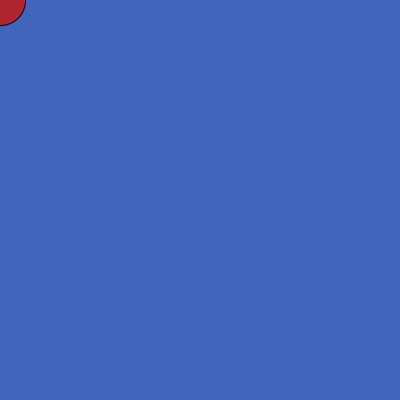
Frame 1 (no input)
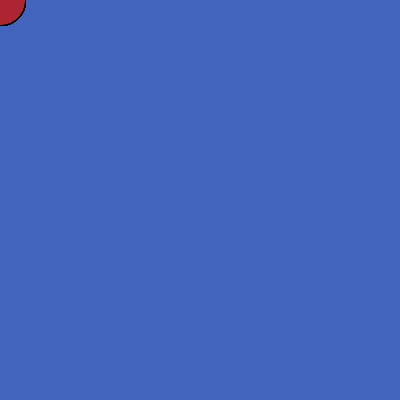
Frame 60 (the mouse pressed at the canvas centre just before this capture)
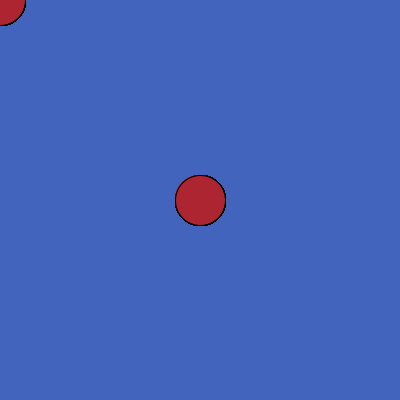
Frame 120 (the mouse held since frame 60 and released just before this capture)

The Processing sketch that drew these frames (run headless with seeded random() and noise(); from frame 60 on, the mouse is pressed at the canvas centre):

// Processing sketch: CirclePainter
// ── CirclePainter.pde
void setup() {
  // Set the display window size:
  size(400, 400);
  
  // Paint the background blueish:
  background(#4264BC);
}

void draw() {
  fill(#AD2530);
  ellipse(mouseX, mouseY, 50, 50);
}
